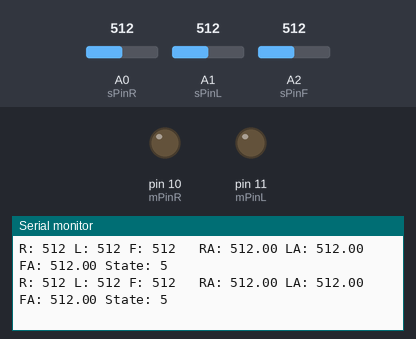
A sketch run on a simulated Arduino Uno, built with avr-gcc and run on an emulated ATmega328P. Parts: output pins drawn as LEDs (lit = HIGH), the last lines printed to the serial monitor. The inputs (shaded band) are chosen by the test bench; at power-on: A0 (sPinR) = 512, A2 (sPinF) = 512, A1 (sPinL) = 512.

Above: at 1.2 s.
1.3 s: A0 (sPinR) set to 110
At 1.44 s:
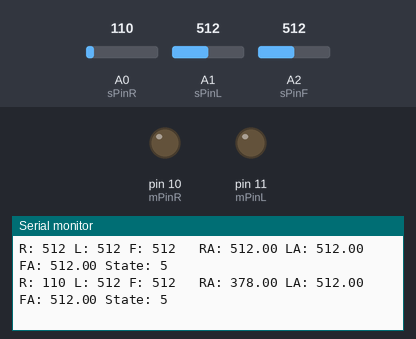
4.3 s: A0 (sPinR) set to 91
At 4.32 s:
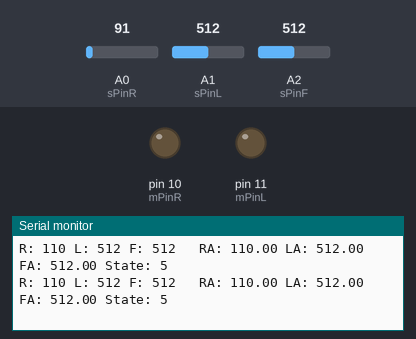
8.8 s: A2 (sPinF) set to 308
At 8.85 s:
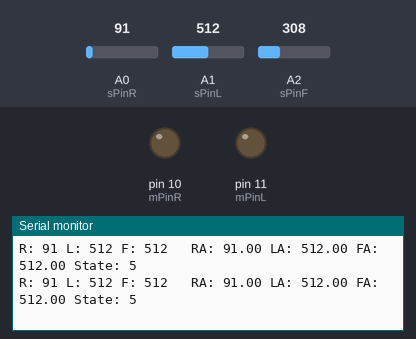
11.8 s: A2 (sPinF) set to 285
At 11.85 s:
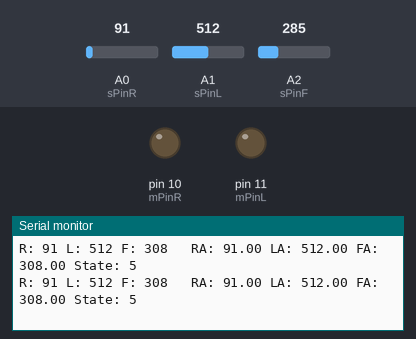
14.8 s: A1 (sPinL) set to 122
At 14.84 s:
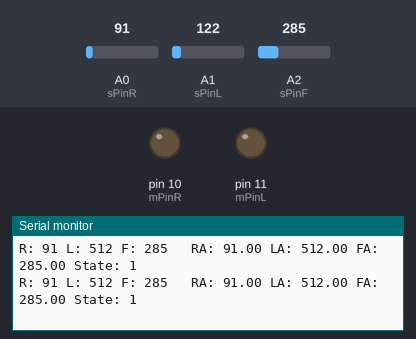
Timing chart, 0 to 17.8 s (numbered marks = the images above; inputs shaded):
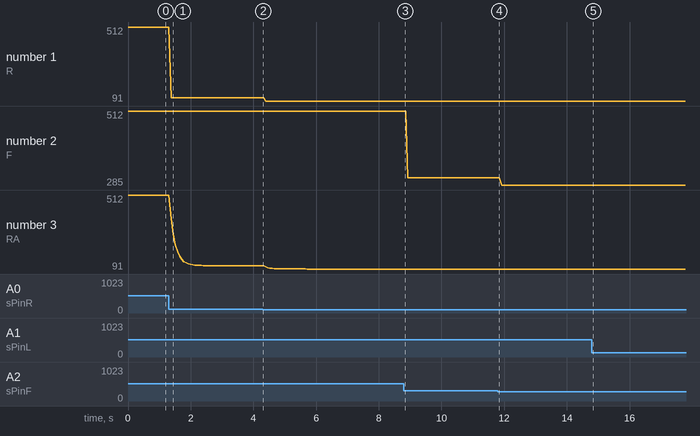

The sketch:

bbcar_lab1_v2.ino
```cpp
/*
bbcar test
lab 1
*/

int carcmd = 0;   // 0:forward 1:right 2:left 3:hard right 4:hard left 5:stop
int hardturn = 0; // hard turn delay fitting: will do small turn n time after hard turn

int sPinR = A0;   // sensor R input
int sPinL = A1;   // sensor L input
int sPinF = A2;   // sensor Front input
int mPinR = 10;   // motor R pin
int mPinL = 11;   // motor L pin

int sValueR = 0;  // sensor value R
int sValueL = 0;  // sensor value L
int sValueF = 0;  // sensor value Front

//average sensor value
float sAvgR = 0;
float sSmpR = 3;

float sAvgL = 0;
float sSmpL = 3;

float sAvgF = 0;
float sSmpF = 3;

//motor pulse control speed
int pulseR = 1400;
int pulseL = 1600;

void setup() {
  // declare the ledPin as an OUTPUT:
  pinMode(mPinR, OUTPUT);
  pinMode(mPinL, OUTPUT);
  digitalWrite(mPinR, LOW);
  digitalWrite(mPinR, LOW);
  Serial.begin(9600);
}

void loop() {
  // read the value from the sensor:
  sValueR = analogRead(sPinR);
  sValueL = analogRead(sPinL);
  sValueF = analogRead(sPinF);
  //calculate average sensor reading
  if(sAvgR == 0){
      sAvgR = sValueR;
  }
  else{
      sAvgR = sAvgR*(sSmpR - 1)/sSmpR + sValueR/sSmpR;
  }
  if(sAvgL == 0){
      sAvgL = sValueL;
  }
  else{
      sAvgL = sAvgL*(sSmpL - 1)/sSmpL + sValueL/sSmpL;
  }
  if(sAvgF == 0){
      sAvgF = sValueF;
  }
  else{
      sAvgF = sAvgF*(sSmpF - 1)/sSmpF + sValueF/sSmpF;
  }
  //debug log
  Serial.print("R: ");
  Serial.print(sValueR);
  Serial.print(" L: ");
  Serial.print(sValueL);
  Serial.print(" F: ");
  Serial.print(sValueF);
  Serial.print("   RA: ");
  Serial.print(sAvgR);
  Serial.print(" LA: ");
  Serial.print(sAvgL);
  Serial.print(" FA: ");
  Serial.print(sAvgF);
  Serial.print(" State: ");
  Serial.println( carcmd);
  // Turning state machine
  // stop
  if( sAvgF > 300){
      carcmd = 5;
  }
  // Continue hard turn
  else if( (carcmd == 3 || carcmd == 1) && hardturn > 0 ){
    carcmd = 1;
    hardturn--;
  }
  else if( (carcmd == 4 || carcmd == 2) && hardturn > 0 ){
    carcmd = 2;
    hardturn--;
  }
  else if ( sAvgR > 500 && sAvgL > 500){
    carcmd = 0;
    hardturn = 0;
  }
  // Right turn
  else if( sAvgR < 450){
    carcmd = 1;
    hardturn = 0;
  }
  // Right Hard
  else if( sAvgR > 500){
    carcmd = 3;
    hardturn = 5;
  }
  // Left turn
  else if( sAvgL < 410){
    carcmd = 2;
    hardturn = 0;
  }
  // Left Hard
  else if( sAvgL > 480){
    carcmd = 4;
    hardturn = 3;
  }
  // Forward
  else{
    carcmd = 0;
    hardturn = 0;
  }
  //
  if(carcmd == 0){
    digitalWrite(mPinR, HIGH);
    digitalWrite(mPinL, HIGH);
    delayMicroseconds(pulseR);
    digitalWrite(mPinR, LOW);
    delayMicroseconds(pulseL-pulseR);
    digitalWrite(mPinL, LOW);
  }
  else if(carcmd == 1){
    digitalWrite(mPinL, HIGH);
    delayMicroseconds(pulseL);
    digitalWrite(mPinL, LOW);
  }
  else if(carcmd == 2){
    digitalWrite(mPinR, HIGH);
    delayMicroseconds(pulseR);
    digitalWrite(mPinR, LOW);
  }
  else if(carcmd == 3){
    digitalWrite(mPinL, HIGH);
    digitalWrite(mPinR, HIGH);
    delayMicroseconds(pulseL);
    digitalWrite(mPinL, LOW);
    digitalWrite(mPinR, LOW);
  }
  else if(carcmd == 4){
    digitalWrite(mPinR, HIGH);
    digitalWrite(mPinL, HIGH);
    delayMicroseconds(pulseR);
    digitalWrite(mPinR, LOW);
    digitalWrite(mPinL, LOW);
  }
  delayMicroseconds(40000);
}
```

Measured:
- after the input at 1.3 s, the serial monitor: prints a new line after 0.07 s (image 1)
- plotted number 1: 512 → 110 after the input at 1.3 s, 110 → 91 after the input at 4.3 s
- plotted number 2: 512 → 308 after the input at 8.8 s, 308 → 285 after the input at 11.8 s
- plotted number 3: 512 → 110 after the input at 1.3 s, 110 → 91 after the input at 4.3 s
